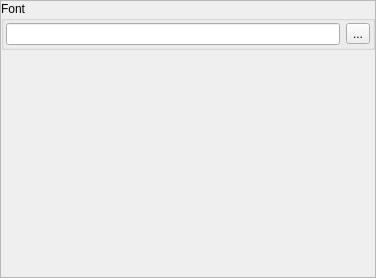
<?xml version="1.0" encoding="UTF-8"?>
<ui version="4.0">
 <class>XRegistersViewOptionsWidget</class>
 <widget class="QWidget" name="XRegistersViewOptionsWidget">
  <property name="geometry">
   <rect>
    <x>0</x>
    <y>0</y>
    <width>376</width>
    <height>278</height>
   </rect>
  </property>
  <property name="windowTitle">
   <string>Form</string>
  </property>
  <layout class="QVBoxLayout" name="verticalLayout">
   <property name="leftMargin">
    <number>0</number>
   </property>
   <property name="topMargin">
    <number>0</number>
   </property>
   <property name="rightMargin">
    <number>0</number>
   </property>
   <property name="bottomMargin">
    <number>0</number>
   </property>
   <item>
    <widget class="QScrollArea" name="scrollArea">
     <property name="widgetResizable">
      <bool>true</bool>
     </property>
     <widget class="QWidget" name="scrollAreaWidgetContentsRegs">
      <property name="geometry">
       <rect>
        <x>0</x>
        <y>0</y>
        <width>374</width>
        <height>276</height>
       </rect>
      </property>
      <layout class="QVBoxLayout" name="verticalLayout_2">
       <property name="leftMargin">
        <number>0</number>
       </property>
       <property name="topMargin">
        <number>0</number>
       </property>
       <property name="rightMargin">
        <number>0</number>
       </property>
       <property name="bottomMargin">
        <number>0</number>
       </property>
       <item>
        <widget class="QGroupBox" name="groupBoxRegsFont">
         <property name="title">
          <string>Font</string>
         </property>
         <layout class="QHBoxLayout" name="horizontalLayout">
          <property name="leftMargin">
           <number>2</number>
          </property>
          <property name="topMargin">
           <number>2</number>
          </property>
          <property name="rightMargin">
           <number>2</number>
          </property>
          <property name="bottomMargin">
           <number>2</number>
          </property>
          <item>
           <widget class="QLineEdit" name="lineEditRegsFont">
            <property name="readOnly">
             <bool>true</bool>
            </property>
           </widget>
          </item>
          <item>
           <widget class="QToolButton" name="toolButtonRegsFont">
            <property name="text">
             <string notr="true">...</string>
            </property>
           </widget>
          </item>
         </layout>
        </widget>
       </item>
       <item>
        <spacer name="verticalSpacer">
         <property name="orientation">
          <enum>Qt::Vertical</enum>
         </property>
         <property name="sizeHint" stdset="0">
          <size>
           <width>20</width>
           <height>231</height>
          </size>
         </property>
        </spacer>
       </item>
      </layout>
     </widget>
    </widget>
   </item>
  </layout>
 </widget>
 <resources/>
 <connections/>
</ui>
